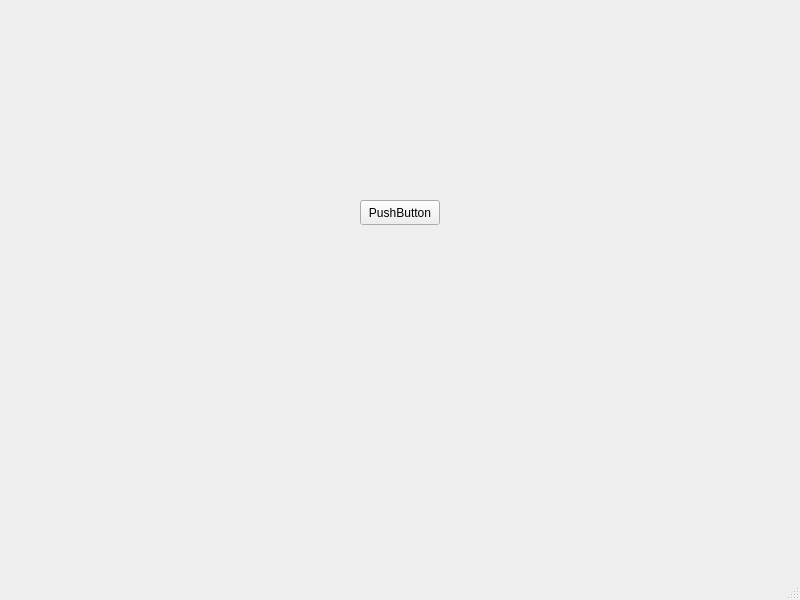
<?xml version="1.0" encoding="UTF-8"?>
<ui version="4.0">
 <class>MainWindow</class>
 <widget class="QMainWindow" name="MainWindow">
  <property name="geometry">
   <rect>
    <x>0</x>
    <y>0</y>
    <width>800</width>
    <height>600</height>
   </rect>
  </property>
  <property name="windowTitle">
   <string>MainWindow</string>
  </property>
  <widget class="QWidget" name="centralwidget">
   <widget class="QPushButton" name="pushButton">
    <property name="geometry">
     <rect>
      <x>360</x>
      <y>200</y>
      <width>80</width>
      <height>25</height>
     </rect>
    </property>
    <property name="text">
     <string>PushButton</string>
    </property>
   </widget>
  </widget>
  <widget class="QMenuBar" name="menubar">
   <property name="geometry">
    <rect>
     <x>0</x>
     <y>0</y>
     <width>800</width>
     <height>25</height>
    </rect>
   </property>
  </widget>
  <widget class="QStatusBar" name="statusbar"/>
 </widget>
 <resources/>
 <connections/>
</ui>
